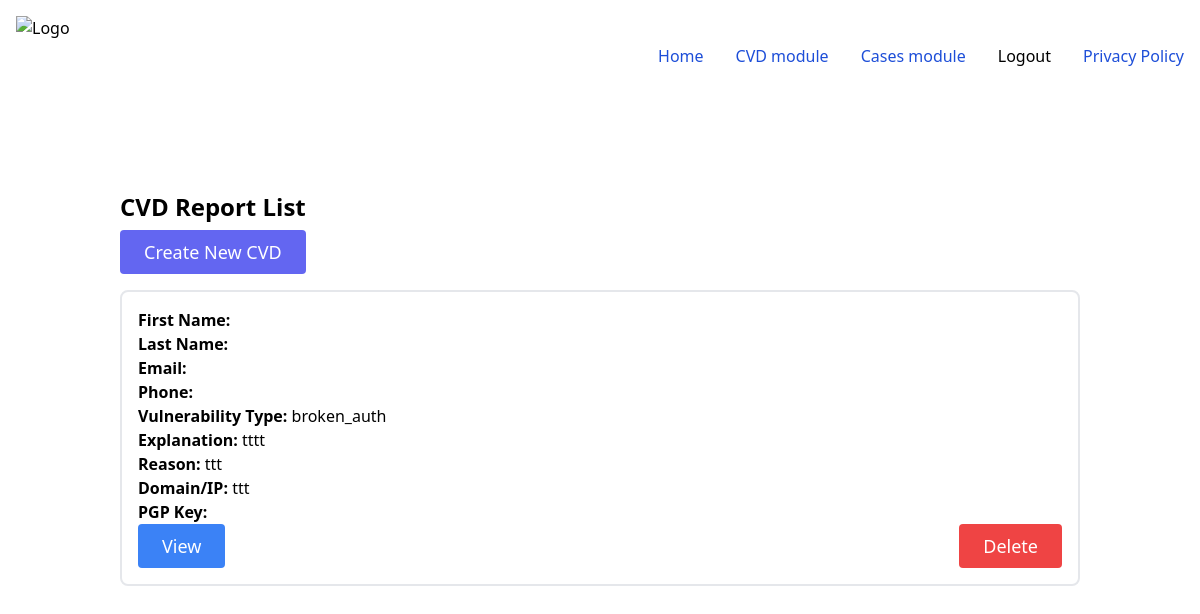
Page /cvd/ (signed in) on the earlier database version.
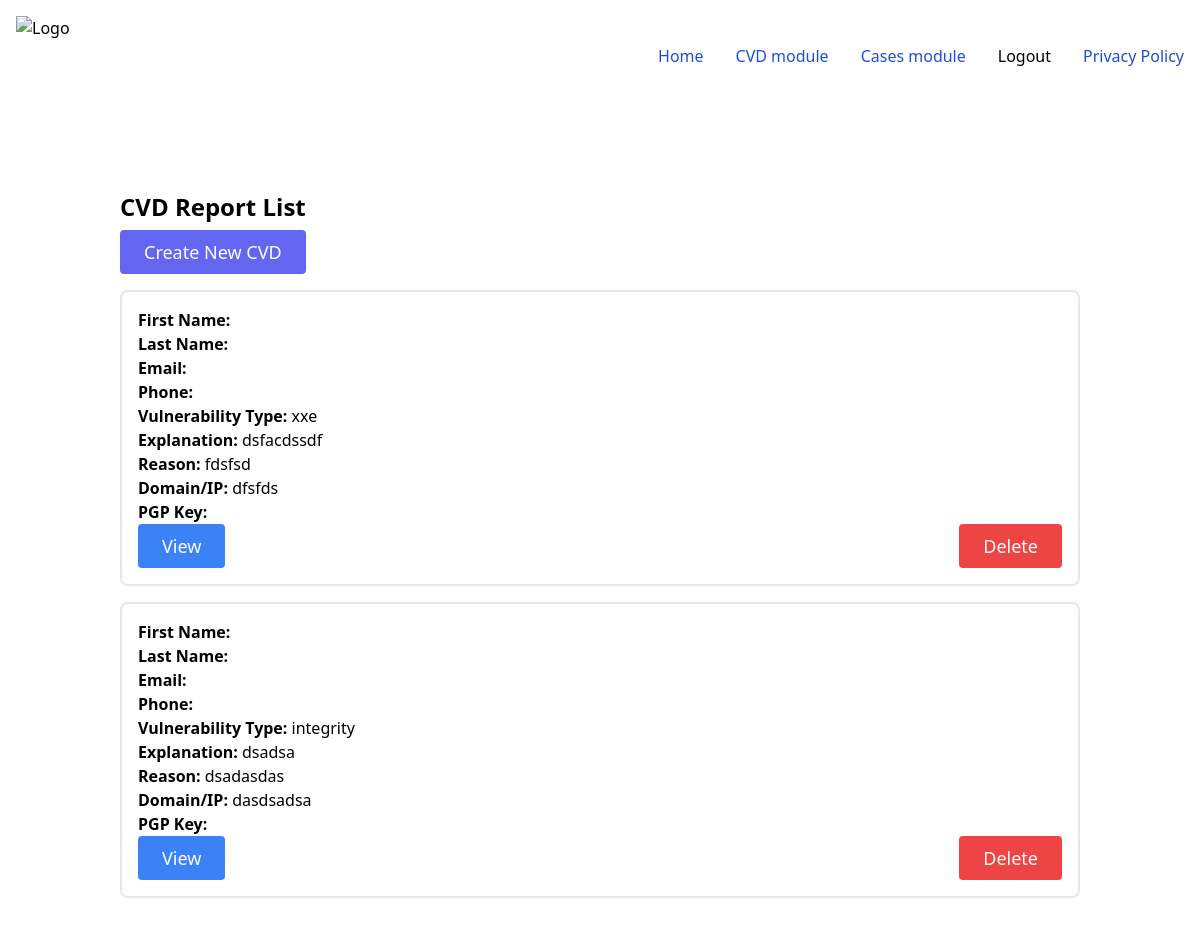
Same page on the later database version.
### cvd_service/models.py (models this page shows, shortened)
class CvdReport(models.Model):
    VULNERABILITY_TYPES = (
        ('injection', 'Injection'),
        ('broken_auth', 'Broken Authentication'),
        ('data_exposure', 'Sensitive Data Exposure'),
        ('xxe', 'XML External Entities (XXE)'),
        ('misconfigurations', 'Security Misconfigurations'),
        ('xss', 'Cross-Site Scripting (XSS)'),
        ('access_control', 'Broken Access Control'),
        ('insecure_deserialization', 'Insecure Deserialization'),
        ('availability', 'Availability'),
        ('integrity', 'Integrity'),
        ('confidentiality', 'Confidentiality'),
    )
    first_name = encrypt(models.CharField(
        max_length=100, blank=True, null=True))
    last_name = encrypt(models.CharField(
        max_length=100, blank=True, null=True))
    email = encrypt(models.EmailField())  # Email is now required
    phone = encrypt(models.CharField(max_length=20, blank=True, null=True))
    vulnerability_type = models.CharField(
        max_length=30, choices=VULNERABILITY_TYPES)  # Vulnerability type is now required
    explanation = models.TextField()  # Explanation is now required
    vulnerability_reason = models.TextField()  # Reason is now required
    domain_or_ip = models.TextField()  # Domain/IP is now required
    pgp_key = encrypt(models.TextField())

### cvd_service/views.py (the view)
# urls.py: path("", views.CVDListView.as_view(), name='cvd_list'),
class CVDListView(LoginRequiredMixin, generic.ListView):
    model = CvdReport
    template_name = 'cvd_service/cvd_list.html'
    context_object_name = 'cvd_list'
    def get_queryset(self):
        try:
            return CvdReport.objects.all()
        except Exception as e:
            logger.error('Error in CVDListView.get_queryset: %s', e)
            raise

### cvd_service/templates/cvd_service/cvd_list.html (shortened to what this page needs)
{% extends 'base_app/base.html' %}  {% block content %}
<div class="container mx-auto px-4 sm:px-8">
  <div class="py-8">
    <h2 class="text-2xl font-semibold leading-tight">CVD Report List</h2>
    <div class="my-2 flex sm:flex-row flex-col">
      <a
        href="{% url 'cvd_service:create_cvd' %}"
        class="text-white bg-indigo-500 border-0 py-2 px-6 focus:outline-none hover:bg-indigo-600 rounded text-lg"
        >Create New CVD</a
      >
    </div>
    {% if not cvd_list %}
    <p>There are no active CVD reports.</p>
    {% else %} {% for cvd in cvd_list %}
    <div class="py-2">
      <div class="flex flex-col border-2 rounded-lg p-4 bg-white">
        <p><strong>First Name:</strong> {{ cvd.first_name }}</p>
        <p><strong>Last Name:</strong> {{ cvd.last_name }}</p>
        <p><strong>Email:</strong> {{ cvd.email }}</p>
        <p><strong>Phone:</strong> {{ cvd.phone }}</p>
        <p><strong>Vulnerability Type:</strong> {{ cvd.vulnerability_type }}</p>
        <p><strong>Explanation:</strong> {{ cvd.explanation }}</p>
        <p><strong>Reason:</strong> {{ cvd.vulnerability_reason }}</p>
        <p><strong>Domain/IP:</strong> {{ cvd.domain_or_ip }}</p>
        <p><strong>PGP Key:</strong> {{ cvd.pgp_key }}</p>
        {% if user.is_authenticated %}
        <div class="flex justify-between">
          <a
            href="{% url 'cvd_service:cvd_detail' cvd.id %}"
            class="text-white bg-blue-500 border-0 py-2 px-6 focus:outline-none hover:bg-blue-600 rounded text-lg"
            >View</a
          >
          <form
            method="POST"
            action="{% url 'cvd_service:delete_cvd' cvd.id %}"
          >
            <button
              type="submit"
              class="text-white bg-red-500 border-0 py-2 px-6 focus:outline-none hover:bg-red-600 rounded text-lg"
            >
              Delete
            </button>
          </form>
        </div>
        {% endif %}
      </div>
    </div>
    {% endfor %} {% endif %}
  </div>
</div>
{% endblock %}

### base_app/templates/base_app/base.html (shortened to what this page needs)
<!DOCTYPE html>
<html>
  <head>
    <script src="https://cdn.tailwindcss.com"></script>
  </head>
  <body>
    <nav class="bg-white border-gray-200 dark:bg-gray-900">
      <div
        class="max-w-screen-xl flex flex-wrap items-center justify-between mx-auto p-4"
      >
        <a href="{% url 'home' %}" class="flex items-center">
          <img
            src="https://allvectorlogo.com/img/2019/08/national-cyber-security-centre-ncsc-logo-vector.png"
            class="h-20 mr-3"
            alt="Logo"
          />
        </a>
        <div class="hidden w-full md:block md:w-auto" id="navbar-default">
          <ul
            class="font-medium flex flex-col p-4 md:p-0 mt-4 border border-gray-100 rounded-lg bg-gray-50 md:flex-row md:space-x-8 md:mt-0 md:border-0 md:bg-white dark:bg-gray-800 md:dark:bg-gray-900 dark:border-gray-700"
          >
            <li>
              <a
                href="{% url 'home' %}"
                class="block py-2 pl-3 pr-4 text-white bg-blue-700 rounded md:bg-transparent md:text-blue-700 md:p-0 dark:text-white md:dark:text-blue-500"
                aria-current="page"
                >Home</a
              >
            </li>
            {% if user.is_authenticated %}
            <li>
              <a
                href="{% url 'cvd_service:cvd_list' %}"
                class="block py-2 pl-3 pr-4 text-white bg-blue-700 rounded md:bg-transparent md:text-blue-700 md:p-0 dark:text-white md:dark:text-blue-500"
                aria-current="page"
                >CVD module</a
              >
            </li>
            <li>
              <a
                href="{% url 'cases_service:case_list' %}"
                class="block py-2 pl-3 pr-4 text-white bg-blue-700 rounded md:bg-transparent md:text-blue-700 md:p-0 dark:text-white md:dark:text-blue-500"
                aria-current="page"
                >Cases module</a
              >
            </li>
            {% endif %} {% if user.is_authenticated %}
            <li><a href="{% url 'logout' %}">Logout</a></li>
            {% else %}
            <li><a href="{% url 'login' %}">Login</a></li>
            {% endif %}
            <li>
              <a
                href="{% url 'privacy_policy' %}"
                class="block py-2 pl-3 pr-4 text-white bg-blue-700 rounded md:bg-transparent md:text-blue-700 md:p-0 dark:text-white md:dark:text-blue-500"
                aria-current="page"
                >Privacy Policy</a
              >
            </li>
          </ul>
        </div>
      </div>
    </nav>
    <main class="container mx-auto pt-12">
      {% block content %} {% endblock %}
    </main>
  </body>
</html>

Differences in the rows shown:
removed CvdReport: vulnerability_type "broken_auth", explanation "tttt", vulnerability_reason "ttt", domain_or_ip "ttt"
added CvdReport: vulnerability_type "xxe", explanation "dsfacdssdf", vulnerability_reason "fdsfsd", domain_or_ip "dfsfds"
added CvdReport: vulnerability_type "integrity", explanation "dsadsa", vulnerability_reason "dsadasdas", domain_or_ip "dasdsadsa"
